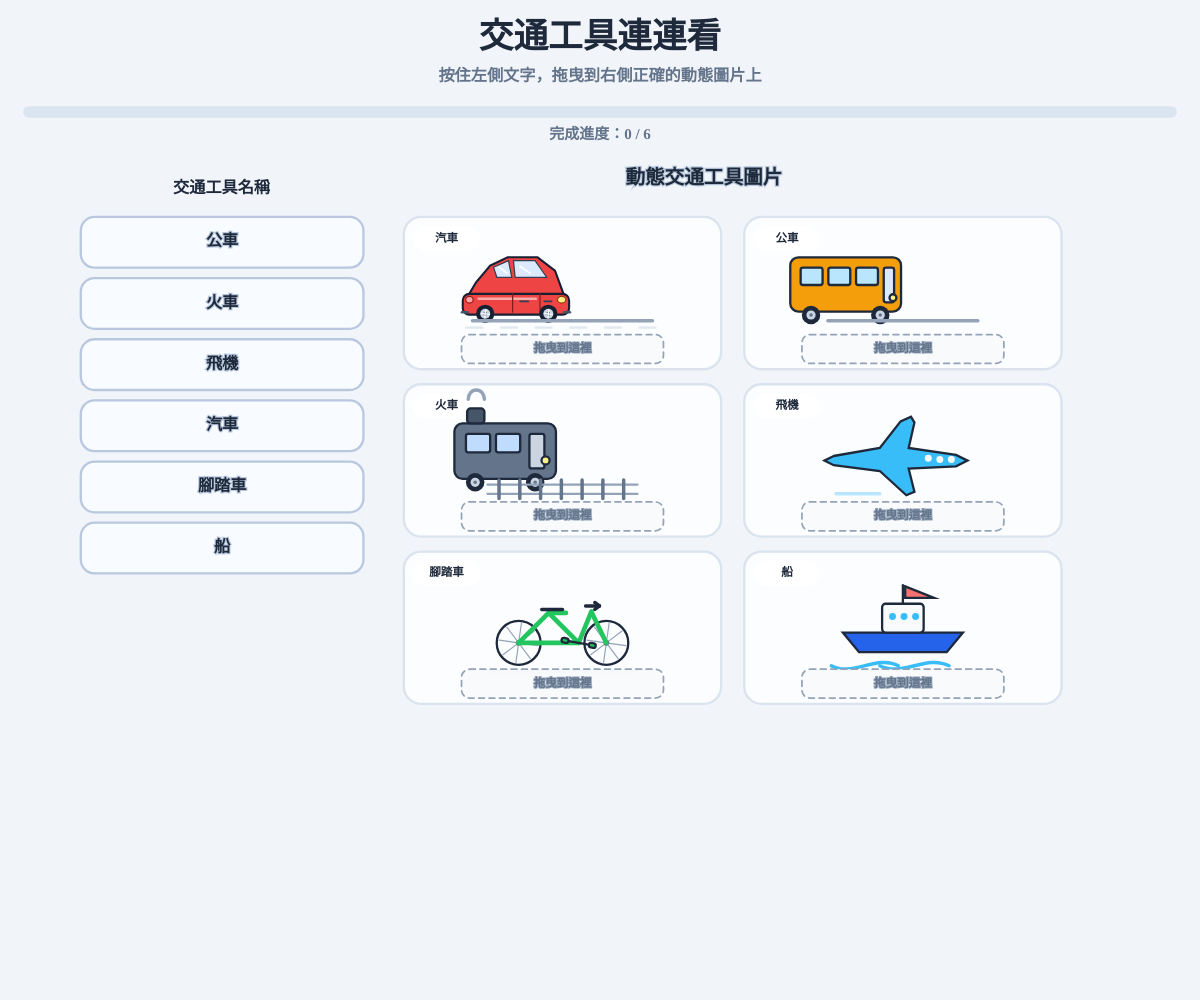
Frame 1 (no input)
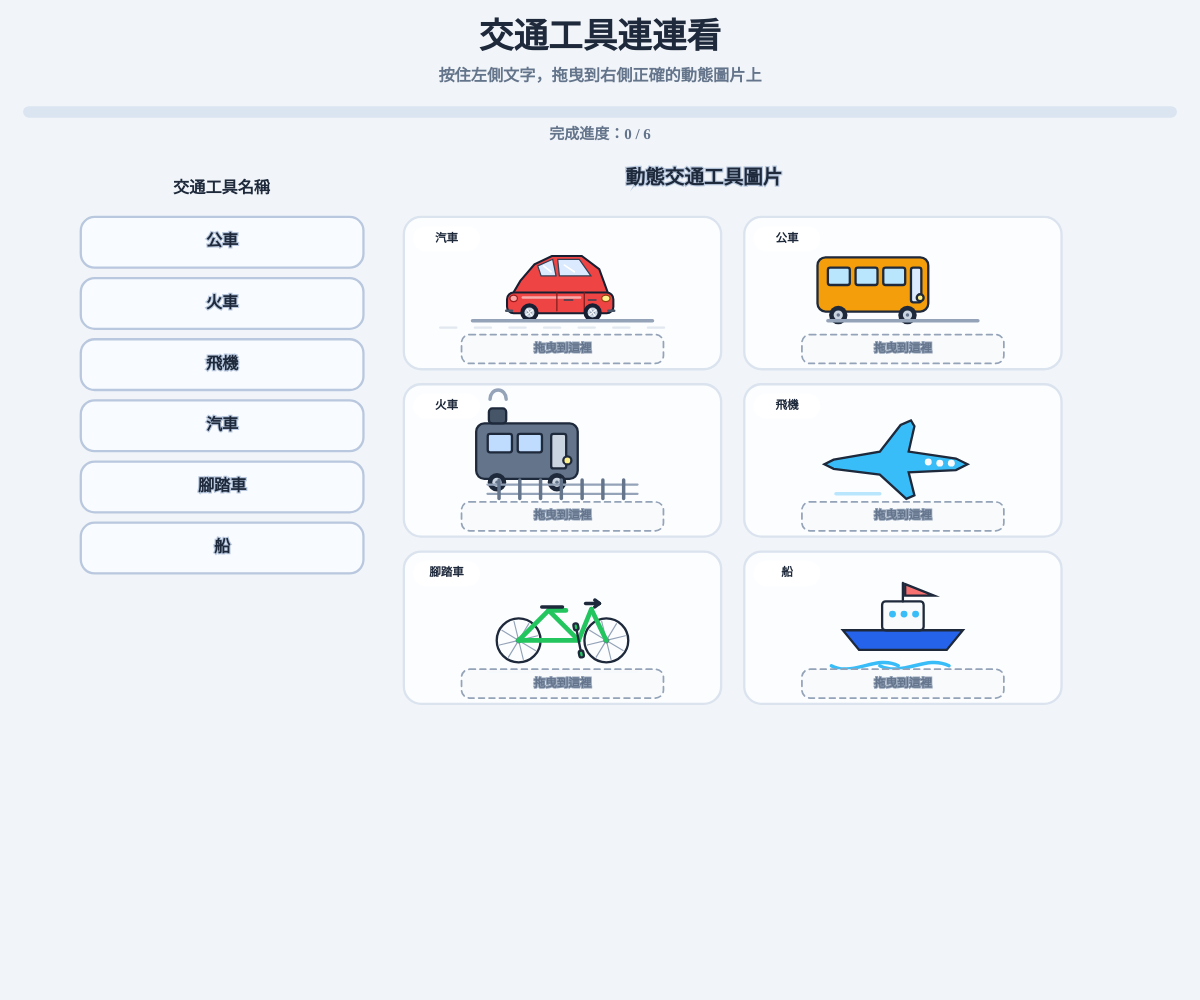
Frame 60 (no input)
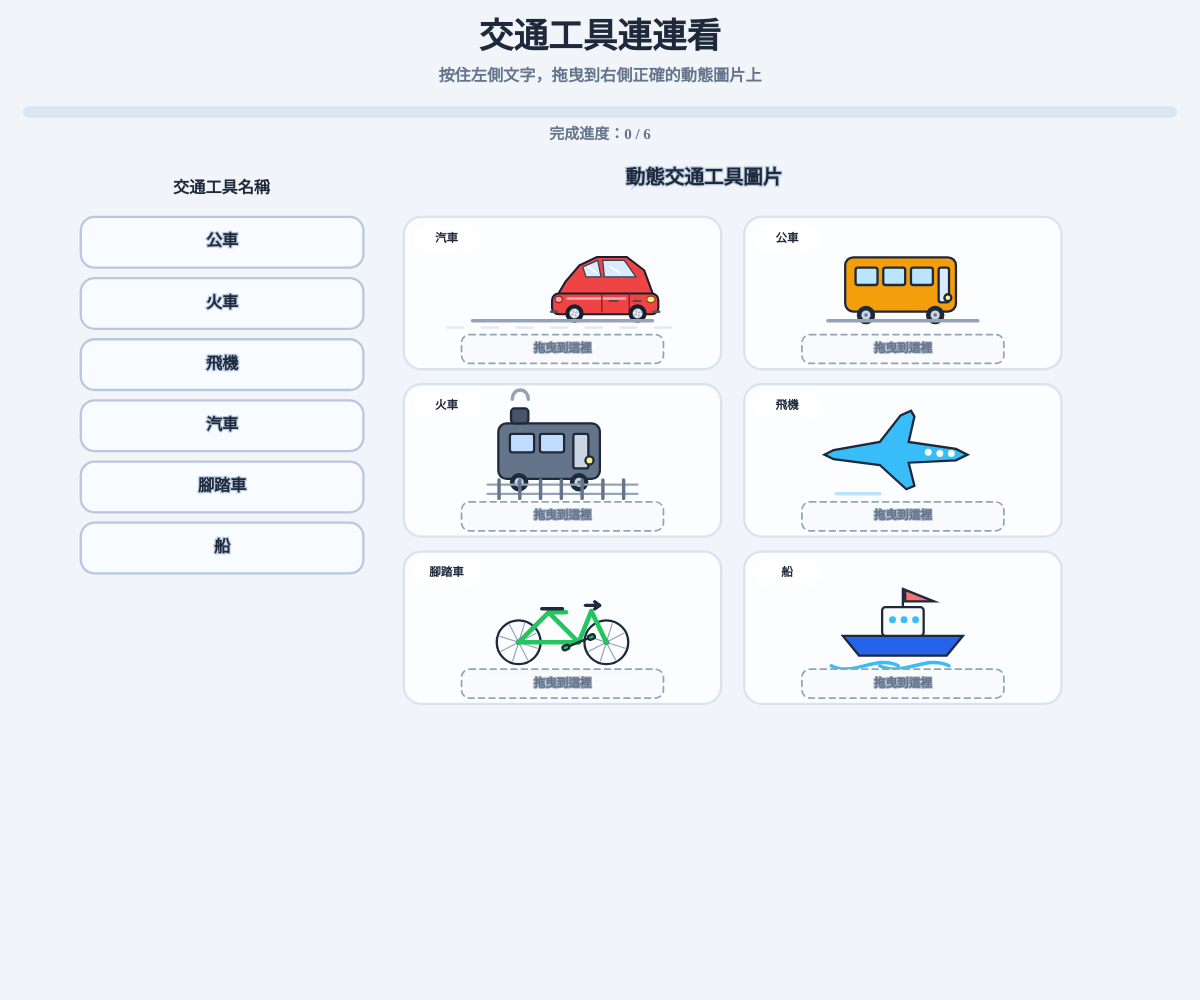
Frame 120 (the mouse pressed at the canvas centre since frame 60)

The p5.js sketch that drew these frames (run headless with seeded random() and noise() and a simulated clock; from frame 60 on, the mouse is pressed at the canvas centre):

// p5.js sketch
// ── sketch.js
// 儲存六種交通工具資料。
const vehicles = [
  // 儲存汽車資料。
  { id: "car", name: "汽車", color: "#ef4444" },

  // 儲存公車資料。
  { id: "bus", name: "公車", color: "#f59e0b" },

  // 儲存火車資料。
  { id: "train", name: "火車", color: "#64748b" },

  // 儲存飛機資料。
  { id: "plane", name: "飛機", color: "#38bdf8" },

  // 儲存腳踏車資料。
  { id: "bike", name: "腳踏車", color: "#22c55e" },

  // 儲存船資料。
  { id: "ship", name: "船", color: "#2563eb" }
];

// 儲存 p5.js 畫布物件。
let gameCanvas;

// 儲存畫布實際寬度。
let canvasWidth = 0;

// 儲存畫布實際高度。
let canvasHeight = 0;

// 儲存設計座標寬度。
let designWidth = 1200;

// 儲存設計座標高度。
let designHeight = 760;

// 儲存畫布縮放比例。
let scaleFactor = 1;

// 儲存內容水平起點。
let contentX = 0;

// 儲存目前是否使用手機版版面。
let isMobileLayout = false;

// 儲存左側文字區域。
let wordAreas = [];

// 儲存右側圖片區域。
let vehicleAreas = [];

// 儲存目前被拖曳的文字。
let draggingWord = null;

// 儲存拖曳中的水平座標。
let pointerX = 0;

// 儲存拖曳中的垂直座標。
let pointerY = 0;

// 儲存已經完成配對的編號。
let matchedIds = new Set();

// 儲存每題作答紀錄。
let answerRecords = {};

// 儲存目前完成題數。
let completedCount = 0;

// 儲存遊戲是否完成。
let gameFinished = false;

// 儲存錯誤提示動畫。
let errorAnimation = null;

// 儲存重新開始按鈕區域。
let restartButton = {
  x: 0,
  y: 0,
  w: 0,
  h: 0
};

// p5.js 初始化函式。
function setup() {
  // 建立全螢幕畫布。
  gameCanvas = createCanvas(windowWidth, windowHeight);

  // 設定畫布以區塊方式顯示。
  gameCanvas.style("display", "block");

  // 移除畫布外部邊距。
  gameCanvas.style("margin", "0");

  // 禁止瀏覽器接管畫布觸控操作。
  gameCanvas.elt.style.touchAction = "none";

  // 設定文字水平置中。
  textAlign(CENTER, CENTER);

  // 設定文字為粗體。
  textStyle(BOLD);

  // 使用指定的 Google 字形。
  textFont("Chiron GoRound TC");

  // 設定像素密度。
  pixelDensity(Math.min(window.devicePixelRatio || 1, 2));

  // 調整全螢幕畫布。
  resizeGameCanvas();

  // 初始化遊戲。
  resetGame();
}

// p5.js 每一幀執行一次。
function draw() {
  // 設定背景色。
  background("#f1f5f9");

  // 儲存繪圖狀態。
  push();

  // 將遊戲內容縮放到設計尺寸。
  scale(scaleFactor);

  // 繪製標題。
  drawHeader();

  // 繪製進度列。
  drawProgress();

  // 繪製左側文字區域。
  drawWordPanel();

  // 繪製右側交通工具圖片區域。
  drawVehiclePanel();

  // 如果正在拖曳文字，就繪製拖曳中的文字。
  if (draggingWord !== null) {
    drawDraggingWord();
  }

  // 如果正在顯示錯誤提示，就繪製錯誤提示。
  if (errorAnimation !== null) {
    drawErrorAnimation();
  }

  // 如果遊戲已完成，就繪製結果面板。
  if (gameFinished) {
    drawResultPanel();
  }

  // 恢復繪圖狀態。
  pop();
}

// 當視窗大小改變時執行。
function windowResized() {
  // 重新調整畫布。
  resizeGameCanvas();

  // 重新建立文字區域。
  createWordAreas();

  // 重新建立交通工具區域。
  createVehicleAreas();
}

// 依照視窗調整畫布與版面。
function resizeGameCanvas() {
  // 取得視窗寬度。
  canvasWidth = windowWidth;

  // 取得視窗高度。
  canvasHeight = windowHeight;

  // 判斷是否使用手機版。
  isMobileLayout = canvasWidth < 760;

  // 手機版使用單欄且縮小卡片。
  if (isMobileLayout) {
    // 設定手機版設計寬度。
    designWidth = 420;

    // 設定手機版設計高度。
    designHeight = 1120;

    // 設定手機版縮放比例。
    scaleFactor = Math.min(
      canvasWidth / designWidth,
      canvasHeight / designHeight
    );

    // 手機版內容從左側開始。
    contentX = 0;
  } else {
    // 桌面版使用較緊湊的設計寬度。
    designWidth = 1040;

    // 桌面版使用較低的設計高度。
    designHeight = 650;

    // 計算桌面版縮放比例。
    scaleFactor = Math.min(
      canvasWidth / designWidth,
      canvasHeight / designHeight
    );

    // 計算整體水平置中位置。
    contentX =
      (canvasWidth / scaleFactor - designWidth) / 2;
  }

  // 讓畫布填滿整個瀏覽器視窗。
  resizeCanvas(canvasWidth, canvasHeight);
}

// 重設遊戲。
function resetGame() {
  // 清除成功配對資料。
  matchedIds = new Set();

  // 清除答題紀錄。
  answerRecords = {};

  // 將完成題數歸零。
  completedCount = 0;

  // 設定遊戲尚未結束。
  gameFinished = false;

  // 清除拖曳狀態。
  draggingWord = null;

  // 清除錯誤提示。
  errorAnimation = null;

  // 建立文字區域。
  createWordAreas();

  // 建立圖片區域。
  createVehicleAreas();
}

// 建立左側文字區域。
function createWordAreas() {
  // 清除原有的文字區域。
  wordAreas = [];

  // 設定左側文字區域寬度。
  const areaWidth = isMobileLayout ? 360 : 245;

  // 桌面版將左側區域往右移。
  const desktopStartX = contentX + 70;

  // 手機版維持置中位置。
  const mobileStartX = 30;

  // 設定文字區域起始水平位置。
  const startX = isMobileLayout
    ? mobileStartX
    : desktopStartX;

  // 將標題下方的第一個選項往上移。
  const startY = isMobileLayout ? 218 : 188;

  // 設定文字選項之間的距離。
  const gap = isMobileLayout ? 62 : 53;

  // 打亂交通工具順序。
  const shuffledVehicles = shuffleArray(vehicles);

  // 建立六個文字選項。
  shuffledVehicles.forEach((vehicle, index) => {
    // 儲存單一文字區域。
    wordAreas.push({
      id: vehicle.id,
      name: vehicle.name,
      x: startX,
      y: startY + index * gap,
      w: areaWidth,
      h: 44,
      selected: false
    });
  });
}

// 建立右側交通工具圖片區域。
function createVehicleAreas() {
  // 清除原有的圖片區域。
  vehicleAreas = [];

  // 設定手機版卡片寬度。
  const mobileCardWidth = 360;

  // 設定桌面版卡片寬度。
  const desktopCardWidth = 275;

  // 設定手機版卡片高度。
  const mobileCardHeight = 150;

  // 設定桌面版卡片高度。
  const desktopCardHeight = 132;

  // 桌面版將右側整體往右移。
  const desktopStartX = contentX + 350;

  // 手機版維持置中位置。
  const mobileStartX = 30;

  // 建立六張交通工具圖片卡片。
  vehicles.forEach((vehicle, index) => {
    // 計算手機版垂直位置。
    const mobileY = 218 + index * 164;

    // 計算桌面版欄位。
    const column = index % 2;

    // 計算桌面版列數。
    const row = Math.floor(index / 2);

    // 計算桌面版水平位置。
    const desktopX =
      desktopStartX + column * 295;

    // 計算桌面版垂直位置。
    const desktopY = 188 + row * 145;

    // 儲存圖片區域資料。
    vehicleAreas.push({
      id: vehicle.id,
      name: vehicle.name,
      color: vehicle.color,
      x: isMobileLayout
        ? mobileStartX
        : desktopX,
      y: isMobileLayout
        ? mobileY
        : desktopY,
      w: isMobileLayout
        ? mobileCardWidth
        : desktopCardWidth,
      h: isMobileLayout
        ? mobileCardHeight
        : desktopCardHeight,
      wrongUntil: 0
    });
  });
}

// 繪製標題。
function drawHeader() {
  // 設定標題顏色。
  fill("#1e293b");

  // 設定標題大小。
  textSize(isMobileLayout ? 25 : 30);

  // 計算標題水平位置。
  const centerX = isMobileLayout
    ? designWidth / 2
    : contentX + designWidth / 2;

  // 繪製標題。
  text("交通工具連連看", centerX, 34);

  // 設定說明文字顏色。
  fill("#64748b");

  // 設定說明文字大小。
  textSize(isMobileLayout ? 12 : 14);

  // 繪製說明文字。
  text(
    "按住左側文字，拖曳到右側正確的動態圖片上",
    centerX,
    67
  );
}

// 繪製進度列。
function drawProgress() {
  // 設定進度列寬度。
  const progressWidth = isMobileLayout
    ? 360
    : designWidth - 40;

  // 設定進度列水平位置。
  const x = isMobileLayout
    ? 30
    : contentX + 20;

  // 設定進度列垂直位置。
  const y = 92;

  // 設定進度列高度。
  const progressHeight = 10;

  // 計算完成比例。
  const progress = completedCount / vehicles.length;

  // 關閉外框。
  noStroke();

  // 設定背景色。
  fill("#dbe5f1");

  // 繪製進度列背景。
  rect(x, y, progressWidth, progressHeight, 999);

  // 設定完成進度顏色。
  fill("#2563eb");

  // 繪製進度。
  rect(
    x,
    y,
    progressWidth * progress,
    progressHeight,
    999
  );

  // 設定文字顏色。
  fill("#64748b");

  // 設定文字大小。
  textSize(13);

  // 繪製進度文字。
  text(
    `完成進度：${completedCount} / ${vehicles.length}`,
    isMobileLayout
      ? designWidth / 2
      : contentX + designWidth / 2,
    117
  );
}

// 繪製左側文字面板。
function drawWordPanel() {
  // 設定面板標題顏色。
  fill("#1e293b");

  // 縮小左側標題文字。
  textSize(14);

  // 計算標題水平位置。
  const titleX = isMobileLayout
    ? designWidth / 2
    : contentX + 192;

  // 將標題垂直位置下移到接近選項的位置。
  text("交通工具名稱", titleX, 164);

  // 繪製左側文字選項。
  wordAreas.forEach(wordArea => {
    // 判斷是否已經完成配對。
    const isMatched = matchedIds.has(wordArea.id);

    // 設定背景顏色。
    if (isMatched) {
      fill("#dcfce7");
    } else if (wordArea.selected) {
      fill("#dbeafe");
    } else {
      fill("#f8fbff");
    }

    // 設定外框顏色。
    if (isMatched) {
      stroke("#86efac");
    } else if (wordArea.selected) {
      stroke("#2563eb");
    } else {
      stroke("#b9c8de");
    }

    // 設定外框粗細。
    strokeWeight(2);

    // 繪製文字選項卡片。
    rect(
      wordArea.x,
      wordArea.y,
      wordArea.w,
      wordArea.h,
      12
    );

    // 設定文字顏色。
    fill(isMatched ? "#16a34a" : "#1e293b");

    // 縮小交通工具名稱文字。
    textSize(14);

    // 繪製交通工具名稱。
    text(
      isMatched
        ? `✓ ${wordArea.name}`
        : wordArea.name,
      wordArea.x + wordArea.w / 2,
      wordArea.y + wordArea.h / 2
    );
  });
}

// 繪製右側圖片面板。
function drawVehiclePanel() {
  // 設定面板標題顏色。
  fill("#1e293b");

  // 設定面板標題大小。
  textSize(17);

  // 計算標題水平位置。
  const titleX = isMobileLayout
    ? designWidth / 2
    : contentX + 610;

  // 繪製圖片面板標題。
  text("動態交通工具圖片", titleX, 155);

  // 繪製每一張交通工具圖片卡片。
  vehicleAreas.forEach(area => {
    // 判斷是否配對成功。
    const isMatched = matchedIds.has(area.id);

    // 判斷是否顯示錯誤狀態。
    const isWrong = area.wrongUntil > millis();

    // 判斷拖曳文字是否位於卡片上。
    const isHovering =
      draggingWord !== null &&
      isInside(pointerX, pointerY, area);

    // 設定卡片背景色。
    if (isMatched) {
      fill("#f0fdf4");
    } else if (isWrong) {
      fill("#fff1f2");
    } else if (isHovering) {
      fill("#eff6ff");
    } else {
      fill("#fbfdff");
    }

    // 設定卡片外框色。
    if (isMatched) {
      stroke("#22c55e");
    } else if (isWrong) {
      stroke("#ef4444");
    } else if (isHovering) {
      stroke("#2563eb");
    } else {
      stroke("#dbe3ef");
    }

    // 設定卡片外框粗細。
    strokeWeight(isMatched || isHovering ? 3 : 2);

    // 繪製圖片卡片。
    rect(
      area.x,
      area.y,
      area.w,
      area.h,
      15
    );

    // 繪製名稱標籤。
    drawVehicleLabel(area, isMatched);

    // 繪製重新設計的交通工具動畫。
    drawVehicleGraphic(area);

    // 繪製答案拖曳方框。
    drawDropZone(area, isMatched, isHovering);
  });
}

// 繪製交通工具名稱標籤。
function drawVehicleLabel(area, isMatched) {
  // 關閉外框。
  noStroke();

  // 設定標籤背景。
  fill("rgba(255,255,255,0.94)");

  // 繪製標籤。
  rect(
    area.x + 8,
    area.y + 8,
    58,
    22,
    999
  );

  // 設定文字顏色。
  fill(isMatched ? "#16a34a" : "#1e293b");

  // 設定文字大小。
  textSize(10);

  // 繪製交通工具名稱。
  text(
    area.name,
    area.x + 37,
    area.y + 19
  );
}

// 繪製拖曳答案方框。
function drawDropZone(area, isMatched, isHovering) {
  // 設定答案方框寬度。
  const zoneWidth = Math.min(
    175,
    area.w - 24
  );

  // 設定答案方框高度。
  const zoneHeight = 25;

  // 計算答案方框水平位置。
  const zoneX =
    area.x + area.w / 2 - zoneWidth / 2;

  // 將答案方框稍微往下移。
  const zoneY =
    area.y + area.h - zoneHeight - 5;

  // 設定答案方框背景色。
  if (isMatched) {
    fill("rgba(220,252,231,0.98)");
  } else if (isHovering) {
    fill("rgba(219,234,254,0.98)");
  } else {
    fill("rgba(248,250,252,0.98)");
  }

  // 設定答案方框外框顏色。
  if (isMatched) {
    stroke("#16a34a");
  } else if (isHovering) {
    stroke("#2563eb");
  } else {
    stroke("#94a3b8");
  }

  // 設定方框外框粗細。
  strokeWeight(isMatched || isHovering ? 2.5 : 1.5);

  // 設定未配對時的虛線。
  drawingContext.setLineDash(
    isMatched ? [] : [5, 4]
  );

  // 繪製答案方框。
  rect(
    zoneX,
    zoneY,
    zoneWidth,
    zoneHeight,
    7
  );

  // 恢復實線設定。
  drawingContext.setLineDash([]);

  // 設定提示文字顏色。
  fill(
    isMatched
      ? "#16a34a"
      : isHovering
        ? "#1d4ed8"
        : "#64748b"
  );

  // 設定提示文字大小。
  textSize(10);

  // 繪製提示文字。
  text(
    isMatched
      ? "✓ 配對完成"
      : isHovering
        ? "放開完成配對"
        : "拖曳到這裡",
    area.x + area.w / 2,
    zoneY + zoneHeight / 2
  );
}

// 繪製不同的交通工具動畫。
function drawVehicleGraphic(area) {
  // 計算圖形中心水平位置。
  const centerX =
    area.x + area.w / 2;

  // 計算圖形中心垂直位置。
  const centerY =
    area.y + area.h / 2 - 3;

  // 繪製重新生成的汽車。
  if (area.id === "car") {
    drawCar(centerX, centerY, area.color);
  }

  // 繪製重新生成的公車。
  if (area.id === "bus") {
    drawBus(centerX, centerY, area.color);
  }

  // 繪製重新生成的火車。
  if (area.id === "train") {
    drawTrain(centerX, centerY, area.color);
  }

  // 繪製重新生成的飛機。
  if (area.id === "plane") {
    drawPlane(centerX, centerY, area.color);
  }

  // 保留原有腳踏車動畫。
  if (area.id === "bike") {
    drawBike(centerX, centerY, area.color);
  }

  // 繪製重新生成的船。
  if (area.id === "ship") {
    drawShip(centerX, centerY, area.color);
  }
}

// 繪製拖曳中的答案文字。
function drawDraggingWord() {
  // 設定拖曳文字背景。
  fill("rgba(219,234,254,0.98)");

  // 設定拖曳文字外框。
  stroke("#2563eb");

  // 設定外框粗細。
  strokeWeight(2);

  // 繪製拖曳文字方框。
  rect(
    pointerX - 70,
    pointerY - 23,
    140,
    46,
    12
  );

  // 設定文字顏色。
  fill("#1d4ed8");

  // 設定文字大小。
  textSize(14);

  // 繪製拖曳中的交通工具名稱。
  text(
    draggingWord.name,
    pointerX,
    pointerY
  );
}

// 繪製錯誤提示。
function drawErrorAnimation() {
  // 計算剩餘時間。
  const remaining =
    errorAnimation.until - millis();

  // 如果動畫結束，就清除錯誤提示。
  if (remaining <= 0) {
    errorAnimation = null;
    return;
  }

  // 計算透明度。
  const alphaValue =
    map(remaining, 0, 800, 0, 255);

  // 設定提示顏色。
  fill(220, 38, 38, alphaValue);

  // 設定提示大小。
  textSize(14);

  // 繪製錯誤提示。
  text(
    "再試一次！",
    errorAnimation.x,
    errorAnimation.y
  );
}

// 繪製測驗完成結果面板。
function drawResultPanel() {
  // 設定結果面板寬度。
  const panelWidth = isMobileLayout
    ? 360
    : 420;

  // 設定結果面板高度。
  const panelHeight = 190;

  // 計算目前設計畫布的可視寬度。
  const visibleWidth =
    canvasWidth / scaleFactor;

  // 計算目前設計畫布的可視高度。
  const visibleHeight =
    canvasHeight / scaleFactor;

  // 計算結果面板水平位置，使面板位於螢幕中央。
  const panelX =
    visibleWidth / 2 - panelWidth / 2;

  // 計算結果面板垂直位置，使面板位於螢幕中央。
  const panelY =
    visibleHeight / 2 - panelHeight / 2;

  // 設定結果面板背景色。
  fill("#ffffff");

  // 設定結果面板外框顏色。
  stroke("#bfdbfe");

  // 設定外框粗細。
  strokeWeight(2);

  // 繪製結果面板。
  rect(
    panelX,
    panelY,
    panelWidth,
    panelHeight,
    20
  );

  // 設定結果標題顏色。
  fill("#1e293b");

  // 設定結果標題大小。
  textSize(22);

  // 繪製結果標題。
  text(
    "測驗完成！",
    panelX + panelWidth / 2,
    panelY + 32
  );

  // 計算答對題數。
  const correctCount = matchedIds.size;

  // 計算答對百分比。
  const percentage = Math.round(
    (correctCount / vehicles.length) * 100
  );

  // 設定分數顏色。
  fill("#2563eb");

  // 設定分數大小。
  textSize(30);

  // 繪製答題分數。
  text(
    `${correctCount} / ${vehicles.length}　${percentage}%`,
    panelX + panelWidth / 2,
    panelY + 72
  );

  // 設定結果說明文字顏色。
  fill("#16a34a");

  // 設定結果說明文字大小。
  textSize(14);

  // 繪製結果說明。
  text(
    "六題皆已完成正確配對",
    panelX + panelWidth / 2,
    panelY + 105
  );

  // 設定重新開始按鈕區域。
  restartButton = {
    x: panelX + panelWidth / 2 - 95,
    y: panelY + 135,
    w: 190,
    h: 36
  };

  // 設定按鈕背景色。
  noStroke();
  fill("#2563eb");

  // 繪製重新開始按鈕。
  rect(
    restartButton.x,
    restartButton.y,
    restartButton.w,
    restartButton.h,
    9
  );

  // 設定按鈕文字顏色。
  fill("#ffffff");

  // 設定按鈕文字大小。
  textSize(14);

  // 繪製按鈕文字。
  text(
    "重新開始",
    restartButton.x + restartButton.w / 2,
    restartButton.y + restartButton.h / 2
  );
}

// 繪製縮小版汽車動畫。
function drawCar(x, y, color) {
  // 計算汽車水平移動位置。
  const movement = (frameCount * 0.65) % 82 - 41;

  // 計算車輪旋轉角度。
  const wheelRotation = frameCount * 0.12;

  // 儲存目前繪圖狀態。
  push();

  // 將汽車移動到動畫位置。
  translate(x + movement, y);

  // 將汽車整體縮小為原本的百分之七十二。
  scale(0.72);

  // 讓汽車產生輕微上下晃動。
  translate(0, Math.sin(frameCount * 0.08) * 1.5);

  // 設定汽車外框顏色。
  stroke("#172033");

  // 設定汽車外框粗細。
  strokeWeight(2.5);

  // 設定汽車車身顏色。
  fill(color);

  // 繪製汽車上半部與車頂。
  beginShape();

  // 繪製車頭前端。
  vertex(-58, 8);

  // 繪製引擎蓋。
  vertex(-48, -9);

  // 繪製前擋風玻璃下方。
  vertex(-31, -29);

  // 繪製車頂前端。
  vertex(-10, -39);

  // 繪製車頂後端。
  vertex(26, -39);

  // 繪製後車窗上方。
  vertex(47, -23);

  // 繪製車尾上方。
  vertex(58, 7);

  // 關閉汽車上半部形狀。
  endShape(CLOSE);

  // 設定車窗顏色。
  fill("#dbeafe");

  // 設定車窗外框顏色。
  stroke("#334155");

  // 設定車窗外框粗細。
  strokeWeight(1.5);

  // 繪製前方車窗。
  beginShape();

  // 設定前方車窗左上角。
  vertex(-27, -27);

  // 設定前方車窗右上角。
  vertex(-9, -35);

  // 設定前方車窗右下角。
  vertex(-5, -15);

  // 設定前方車窗左下角。
  vertex(-23, -15);

  // 關閉前方車窗。
  endShape(CLOSE);

  // 繪製後方車窗。
  beginShape();

  // 設定後方車窗左上角。
  vertex(-3, -35);

  // 設定後方車窗右上角。
  vertex(23, -35);

  // 設定後方車窗右下角。
  vertex(37, -15);

  // 設定後方車窗左下角。
  vertex(-1, -15);

  // 關閉後方車窗。
  endShape(CLOSE);

  // 設定車窗反光顏色。
  stroke("#ffffff");

  // 設定車窗反光粗細。
  strokeWeight(2);

  // 繪製前方車窗反光。
  line(-20, -27, -11, -20);

  // 繪製後方車窗反光。
  line(5, -28, 17, -20);

  // 設定車身顏色。
  fill(color);

  // 設定車身外框顏色。
  stroke("#172033");

  // 設定車身外框粗細。
  strokeWeight(2.5);

  // 繪製下方車身。
  rect(-64, 5, 128, 25, 8);

  // 設定車身高光顏色。
  stroke("#ffffff");

  // 設定高光透明度。
  drawingContext.globalAlpha = 0.55;

  // 設定高光線條粗細。
  strokeWeight(3);

  // 繪製車身高光。
  line(-45, 11, 24, 11);

  // 恢復完整透明度。
  drawingContext.globalAlpha = 1;

  // 設定車門分隔線顏色。
  stroke("#7f1d1d");

  // 設定車門分隔線粗細。
  strokeWeight(1.5);

  // 繪製前車門分隔線。
  line(-4, 5, -4, 27);

  // 繪製後車門分隔線。
  line(29, 5, 29, 27);

  // 設定門把顏色。
  stroke("#334155");

  // 設定門把粗細。
  strokeWeight(2);

  // 繪製前門把。
  line(5, 14, 15, 14);

  // 繪製後門把。
  line(34, 14, 43, 14);

  // 設定前車燈顏色。
  fill("#fef08a");

  // 設定前車燈外框顏色。
  stroke("#92400e");

  // 設定前車燈外框粗細。
  strokeWeight(1.5);

  // 繪製前車燈。
  ellipse(55, 12, 10, 8);

  // 設定尾燈顏色。
  fill("#fca5a5");

  // 設定尾燈外框顏色。
  stroke("#991b1b");

  // 繪製尾燈。
  ellipse(-56, 12, 9, 8);

  // 設定保險桿顏色。
  stroke("#475569");

  // 設定保險桿粗細。
  strokeWeight(3);

  // 繪製前保險桿。
  line(58, 27, 65, 27);

  // 繪製後保險桿。
  line(-65, 27, -58, 27);

  // 繪製左側車輪。
  drawAnimatedCarWheel(-37, 29, wheelRotation);

  // 繪製右側車輪。
  drawAnimatedCarWheel(39, 29, wheelRotation);

  // 恢復繪圖狀態。
  pop();

  // 繪製縮小後的道路。
  drawMovingRoad(x, y + 27);
}

// 繪製汽車旋轉車輪。
function drawAnimatedCarWheel(x, y, rotation) {
  // 儲存目前繪圖狀態。
  push();

  // 移動到車輪位置。
  translate(x, y);

  // 設定輪胎顏色。
  fill("#172033");

  // 關閉輪胎外框。
  noStroke();

  // 繪製輪胎。
  circle(0, 0, 22);

  // 設定輪圈顏色。
  fill("#cbd5e1");

  // 繪製輪圈。
  circle(0, 0, 12);

  // 設定輪轂顏色。
  fill("#64748b");

  // 繪製輪轂。
  circle(0, 0, 5);

  // 旋轉車輪輻條。
  rotate(rotation);

  // 設定輻條顏色。
  stroke("#f8fafc");

  // 設定輻條粗細。
  strokeWeight(1.5);

  // 繪製第一條輻條。
  line(-5, 0, 5, 0);

  // 繪製第二條輻條。
  line(0, -5, 0, 5);

  // 恢復繪圖狀態。
  pop();
}

// 繪製汽車行駛道路。
function drawMovingRoad(x, y) {
  // 計算道路虛線移動位置。
  const roadOffset = (frameCount * 1.4) % 30;

  // 設定道路顏色。
  stroke("#94a3b8");

  // 設定道路粗細。
  strokeWeight(3);

  // 繪製道路外框。
  line(x - 78, y, x + 78, y);

  // 設定道路虛線顏色。
  stroke("#e2e8f0");

  // 設定道路虛線粗細。
  strokeWeight(2);

  // 逐一繪製移動中的道路虛線。
  for (
    let roadX = x - 82 - roadOffset;
    roadX < x + 82;
    roadX += 30
  ) {
    // 繪製道路虛線。
    line(roadX, y + 6, roadX + 14, y + 6);
  }
}

// 重新生成公車動畫。
function drawBus(x, y, color) {
  // 計算公車移動位置。
  const movement =
    (frameCount * 0.4) % 100 - 50;

  // 儲存繪圖狀態。
  push();

  // 移動公車。
  translate(x + movement, y);

  // 設定外框。
  stroke("#1e293b");

  // 設定外框粗細。
  strokeWeight(2);

  // 設定車身顏色。
  fill(color);

  // 繪製公車。
  rect(-48, -28, 96, 47, 7);

  // 設定窗戶顏色。
  fill("#bae6fd");

  // 繪製窗戶。
  rect(-39, -19, 19, 15, 2);
  rect(-15, -19, 19, 15, 2);
  rect(9, -19, 19, 15, 2);

  // 設定車門顏色。
  fill("#dbeafe");

  // 繪製車門。
  rect(33, -19, 9, 30, 2);

  // 設定車燈顏色。
  fill("#fef08a");

  // 繪製車燈。
  circle(41, 7, 6);

  // 繪製車輪。
  drawDetailedWheel(-30, 22);
  drawDetailedWheel(30, 22);

  // 恢復繪圖狀態。
  pop();

  // 繪製道路。
  drawRoad(x, y + 27);
}

// 重新生成火車動畫。
function drawTrain(x, y, color) {
  // 計算火車移動位置。
  const movement =
    (frameCount * 0.32) % 100 - 50;

  // 儲存繪圖狀態。
  push();

  // 移動火車。
  translate(x + movement, y);

  // 設定外框。
  stroke("#1e293b");

  // 設定外框粗細。
  strokeWeight(2);

  // 設定車身顏色。
  fill(color);

  // 繪製車身。
  rect(-44, -29, 88, 48, 7);

  // 設定車窗顏色。
  fill("#bfdbfe");

  // 繪製車窗。
  rect(-34, -20, 21, 16, 2);
  rect(-8, -20, 21, 16, 2);

  // 設定車門顏色。
  fill("#cbd5e1");

  // 繪製車門。
  rect(21, -20, 13, 30, 2);

  // 設定車燈顏色。
  fill("#fef08a");

  // 繪製車頭燈。
  circle(35, 3, 7);

  // 設定煙囪顏色。
  fill("#475569");

  // 繪製煙囪。
  rect(-33, -42, 15, 13, 3);

  // 設定煙霧線條。
  noFill();
  stroke("#94a3b8");
  strokeWeight(3);

  // 繪製煙霧。
  arc(-25, -50, 14, 16, PI, TWO_PI);

  // 繪製車輪。
  drawDetailedWheel(-26, 22);
  drawDetailedWheel(26, 22);

  // 恢復繪圖狀態。
  pop();

  // 繪製鐵軌。
  drawRailway(x, y + 27);
}

// 重新生成飛機動畫。
function drawPlane(x, y, color) {
  // 計算飛機浮動位置。
  const floating =
    Math.sin(frameCount * 0.04) * 5;

  // 儲存繪圖狀態。
  push();

  // 移動飛機。
  translate(x, y + floating);

  // 設定外框。
  stroke("#1e293b");

  // 設定外框粗細。
  strokeWeight(2);

  // 設定飛機顏色。
  fill(color);

  // 繪製飛機。
  beginShape();
  vertex(-60, -1);
  vertex(-20, -8);
  vertex(-2, -31);
  vertex(7, -35);
  vertex(10, -30);
  vertex(5, -8);
  vertex(46, -2);
  vertex(56, 3);
  vertex(46, 8);
  vertex(5, 10);
  vertex(10, 30);
  vertex(3, 33);
  vertex(-20, 12);
  vertex(-60, 7);
  vertex(-68, 3);
  endShape(CLOSE);

  // 設定飛機窗戶顏色。
  fill("#f8fafc");

  // 關閉窗戶外框。
  noStroke();

  // 繪製窗戶。
  circle(22, 1, 6);
  circle(32, 2, 6);
  circle(42, 2, 6);

  // 恢復繪圖狀態。
  pop();

  // 設定雲朵顏色。
  stroke("#bae6fd");

  // 設定雲朵粗細。
  strokeWeight(3);

  // 繪製雲朵。
  line(x - 58, y + 32, x - 20, y + 32);
}

// 保留原有腳踏車動畫。
function drawBike(x, y, color) {
  // 計算輪子旋轉角度。
  const wheelRotation =
    frameCount * 0.14;

  // 計算踏板旋轉角度。
  const pedalRotation =
    frameCount * 0.18;

  // 計算上下晃動。
  const bounce =
    Math.sin(frameCount * 0.08) * 2;

  // 儲存繪圖狀態。
  push();

  // 移動腳踏車。
  translate(x, y + bounce);

  // 設定輪子外框。
  stroke("#1e293b");

  // 設定外框粗細。
  strokeWeight(2);

  // 關閉填色。
  noFill();

  // 繪製兩個輪子。
  circle(-38, 16, 38);
  circle(38, 16, 38);

  // 繪製輪輻。
  drawWheelSpokes(-38, 16, wheelRotation);
  drawWheelSpokes(38, 16, wheelRotation);

  // 設定車架顏色。
  stroke(color);

  // 設定車架粗細。
  strokeWeight(4);

  // 繪製車架。
  line(-38, 16, -12, -10);
  line(-12, -10, 14, 16);
  line(14, 16, -38, 16);

  // 繪製座椅支架。
  line(-12, -10, 3, -10);

  // 繪製前叉。
  line(14, 16, 25, -11);
  line(25, -11, 38, 16);

  // 設定座椅與車把顏色。
  stroke("#1e293b");

  // 設定座椅與車把粗細。
  strokeWeight(3);

  // 繪製座椅。
  line(-18, -13, 0, -13);

  // 繪製車把。
  line(20, -16, 32, -16);

  // 繪製車把握把。
  line(28, -19, 32, -16);
  line(28, -13, 32, -16);

  // 儲存踏板繪圖狀態。
  push();

  // 移動到踏板位置。
  translate(14, 16);

  // 旋轉踏板。
  rotate(pedalRotation);

  // 設定踏板外框。
  stroke("#1e293b");

  // 設定踏板粗細。
  strokeWeight(2);

  // 繪製踏板軸。
  line(-10, 0, 10, 0);

  // 設定踏板顏色。
  fill(color);

  // 繪製踏板。
  rect(-15, -2, 6, 4, 2);
  rect(9, -2, 6, 4, 2);

  // 恢復踏板狀態。
  pop();

  // 恢復腳踏車狀態。
  pop();

  // 繪製地面線。
  stroke("#94a3b8");
  strokeWeight(2);
  line(x - 65, y + 41, x + 65, y + 41);
}

// 繪製輪輻。
function drawWheelSpokes(x, y, rotation) {
  // 儲存繪圖狀態。
  push();

  // 移動至輪心。
  translate(x, y);

  // 旋轉輪輻。
  rotate(rotation);

  // 設定輪輻顏色。
  stroke("#94a3b8");

  // 設定輪輻粗細。
  strokeWeight(1);

  // 繪製八條輪輻。
  for (let index = 0; index < 8; index += 1) {
    // 計算輪輻角度。
    const angle =
      (TWO_PI / 8) * index;

    // 計算輪輻終點。
    const endX =
      Math.cos(angle) * 17;

    // 計算輪輻終點。
    const endY =
      Math.sin(angle) * 17;

    // 繪製輪輻。
    line(0, 0, endX, endY);
  }

  // 設定輪轂顏色。
  fill("#64748b");

  // 關閉輪轂外框。
  noStroke();

  // 繪製輪轂。
  circle(0, 0, 5);

  // 恢復繪圖狀態。
  pop();
}

// 重新生成船動畫。
function drawShip(x, y, color) {
  // 計算船的上下浮動。
  const floating =
    Math.sin(frameCount * 0.06) * 4;

  // 儲存繪圖狀態。
  push();

  // 移動船。
  translate(x, y + floating);

  // 設定船身外框。
  stroke("#1e293b");

  // 設定外框粗細。
  strokeWeight(2);

  // 設定船身顏色。
  fill(color);

  // 繪製船身。
  beginShape();
  vertex(-52, 7);
  vertex(52, 7);
  vertex(38, 24);
  vertex(-38, 24);
  endShape(CLOSE);

  // 設定船艙顏色。
  fill("#f8fafc");

  // 繪製船艙。
  rect(-18, -18, 36, 25, 3);

  // 設定船窗顏色。
  fill("#38bdf8");

  // 關閉窗戶外框。
  noStroke();

  // 繪製船窗。
  circle(-9, -7, 6);
  circle(1, -7, 6);
  circle(11, -7, 6);

  // 設定旗桿。
  stroke("#1e293b");
  strokeWeight(2);

  // 繪製旗桿。
  line(0, -18, 0, -34);

  // 設定旗子顏色。
  fill("#f87171");

  // 繪製旗子。
  beginShape();
  vertex(2, -33);
  vertex(27, -23);
  vertex(2, -23);
  endShape(CLOSE);

  // 恢復繪圖狀態。
  pop();

  // 設定水波顏色。
  noFill();
  stroke("#38bdf8");
  strokeWeight(3);

  // 繪製第一道水波。
  bezier(
    x - 62,
    y + 36,
    x - 45,
    y + 46,
    x - 22,
    y + 26,
    x - 4,
    y + 36
  );

  // 繪製第二道水波。
  bezier(
    x - 20,
    y + 36,
    x,
    y + 46,
    x + 20,
    y + 26,
    x + 40,
    y + 36
  );
}

// 繪製詳細車輪。
function drawDetailedWheel(x, y) {
  // 設定輪胎顏色。
  fill("#1e293b");

  // 關閉外框。
  noStroke();

  // 繪製輪胎。
  circle(x, y, 16);

  // 設定輪圈顏色。
  fill("#cbd5e1");

  // 繪製輪圈。
  circle(x, y, 8);

  // 設定輪轂顏色。
  fill("#64748b");

  // 繪製輪轂。
  circle(x, y, 3);
}

// 繪製道路。
function drawRoad(x, y) {
  // 設定道路顏色。
  stroke("#94a3b8");

  // 設定道路粗細。
  strokeWeight(3);

  // 繪製道路。
  line(x - 65, y, x + 65, y);
}

// 繪製鐵軌。
function drawRailway(x, y) {
  // 設定鐵軌顏色。
  stroke("#94a3b8");

  // 設定鐵軌粗細。
  strokeWeight(2);

  // 繪製兩條鐵軌。
  line(x - 65, y - 3, x + 65, y - 3);
  line(x - 65, y + 5, x + 65, y + 5);

  // 設定枕木顏色。
  stroke("#64748b");

  // 設定枕木粗細。
  strokeWeight(3);

  // 繪製枕木。
  for (
    let railX = x - 55;
    railX <= x + 55;
    railX += 18
  ) {
    // 繪製單一枕木。
    line(railX, y - 7, railX, y + 9);
  }
}

// 滑鼠按下事件。
function mousePressed() {
  // 將滑鼠座標轉為設計座標。
  const x = mouseX / scaleFactor;

  // 將滑鼠座標轉為設計座標。
  const y = mouseY / scaleFactor;

  // 開始拖曳。
  beginDrag(x, y);

  // 阻止瀏覽器預設行為。
  return false;
}

// 滑鼠拖曳事件。
function mouseDragged() {
  // 更新拖曳中的水平座標。
  pointerX = mouseX / scaleFactor;

  // 更新拖曳中的垂直座標。
  pointerY = mouseY / scaleFactor;

  // 阻止瀏覽器預設行為。
  return false;
}

// 滑鼠放開事件。
function mouseReleased() {
  // 將滑鼠座標轉為設計座標。
  const x = mouseX / scaleFactor;

  // 將滑鼠座標轉為設計座標。
  const y = mouseY / scaleFactor;

  // 結束拖曳。
  endDrag(x, y);

  // 阻止瀏覽器預設行為。
  return false;
}

// 手機觸控開始事件。
function touchStarted(event) {
  // 如果沒有觸控點，就停止處理。
  if (touches.length === 0) {
    return false;
  }

  // 取得畫布在瀏覽器中的位置。
  const bounds =
    gameCanvas.elt.getBoundingClientRect();

  // 取得第一個觸控點。
  const touch = touches[0];

  // 計算觸控水平設計座標。
  const x =
    (touch.x - bounds.left) / scaleFactor;

  // 計算觸控垂直設計座標。
  const y =
    (touch.y - bounds.top) / scaleFactor;

  // 開始拖曳。
  beginDrag(x, y);

  // 阻止瀏覽器預設行為。
  if (event) {
    event.preventDefault();
  }

  // 阻止頁面捲動。
  return false;
}

// 手機觸控移動事件。
function touchMoved(event) {
  // 如果沒有觸控點，就停止處理。
  if (touches.length === 0) {
    return false;
  }

  // 取得畫布位置。
  const bounds =
    gameCanvas.elt.getBoundingClientRect();

  // 取得第一個觸控點。
  const touch = touches[0];

  // 更新拖曳水平座標。
  pointerX =
    (touch.x - bounds.left) / scaleFactor;

  // 更新拖曳垂直座標。
  pointerY =
    (touch.y - bounds.top) / scaleFactor;

  // 阻止瀏覽器預設行為。
  if (event) {
    event.preventDefault();
  }

  // 阻止頁面捲動。
  return false;
}

// 手機觸控結束事件。
function touchEnded(event) {
  // 使用最後拖曳位置結束拖曳。
  endDrag(pointerX, pointerY);

  // 阻止瀏覽器預設行為。
  if (event) {
    event.preventDefault();
  }

  // 阻止頁面捲動。
  return false;
}

// 開始拖曳文字。
function beginDrag(x, y) {
  // 如果遊戲完成，就檢查重新開始按鈕。
  if (gameFinished) {
    // 如果點擊重新開始按鈕，就重設遊戲。
    if (isInside(x, y, restartButton)) {
      resetGame();
    }

    // 結束函式。
    return;
  }

  // 逐一檢查左側文字區域。
  for (const wordArea of wordAreas) {
    // 已配對文字不能再次拖曳。
    if (matchedIds.has(wordArea.id)) {
      continue;
    }

    // 如果指標位於文字區域，就開始拖曳。
    if (isInside(x, y, wordArea)) {
      // 設定目前拖曳文字。
      draggingWord = wordArea;

      // 儲存拖曳位置。
      pointerX = x;
      pointerY = y;

      // 清除其他文字選取狀態。
      wordAreas.forEach(item => {
        item.selected = false;
      });

      // 選取目前文字。
      wordArea.selected = true;

      // 結束搜尋。
      break;
    }
  }
}

// 結束拖曳文字。
function endDrag(x, y) {
  // 如果目前沒有拖曳文字，就結束。
  if (draggingWord === null) {
    return;
  }

  // 找出放下位置的圖片區域。
  const targetArea = vehicleAreas.find(area => {
    return isInside(x, y, area);
  });

  // 如果找到圖片區域，就檢查答案。
  if (targetArea) {
    checkAnswer(draggingWord, targetArea);
  }

  // 清除拖曳狀態。
  draggingWord = null;

  // 清除文字選取狀態。
  wordAreas.forEach(item => {
    item.selected = false;
  });
}

// 檢查答案是否正確。
function checkAnswer(wordArea, targetArea) {
  // 如果圖片已經配對，就停止處理。
  if (matchedIds.has(targetArea.id)) {
    return;
  }

  // 判斷文字與圖片是否相同。
  const isCorrect =
    wordArea.id === targetArea.id;

  // 如果答案正確。
  if (isCorrect) {
    // 將編號加入成功集合。
    matchedIds.add(wordArea.id);

    // 增加完成題數。
    completedCount += 1;

    // 記錄答對。
    answerRecords[wordArea.id] = true;

    // 如果六題全部完成，就結束遊戲。
    if (completedCount === vehicles.length) {
      gameFinished = true;
    }

    // 結束函式。
    return;
  }

  // 記錄答錯。
  answerRecords[wordArea.id] = false;

  // 設定錯誤顯示時間。
  targetArea.wrongUntil = millis() + 800;

  // 建立錯誤提示。
  errorAnimation = {
    x: targetArea.x + targetArea.w / 2,
    y: targetArea.y - 10,
    until: millis() + 800
  };
}

// 判斷座標是否位於區域內。
function isInside(x, y, area) {
  // 回傳座標是否在矩形範圍中。
  return (
    x >= area.x &&
    x <= area.x + area.w &&
    y >= area.y &&
    y <= area.y + area.h
  );
}

// 將陣列隨機打亂。
function shuffleArray(items) {
  // 複製原始陣列。
  const result = [...items];

  // 從最後一個元素開始交換。
  for (let index = result.length - 1; index > 0; index -= 1) {
    // 取得隨機索引。
    const randomIndex = Math.floor(
      Math.random() * (index + 1)
    );

    // 交換兩個陣列元素。
    [result[index], result[randomIndex]] = [
      result[randomIndex],
      result[index]
    ];
  }

  // 回傳打亂後的陣列。
  return result;
}
